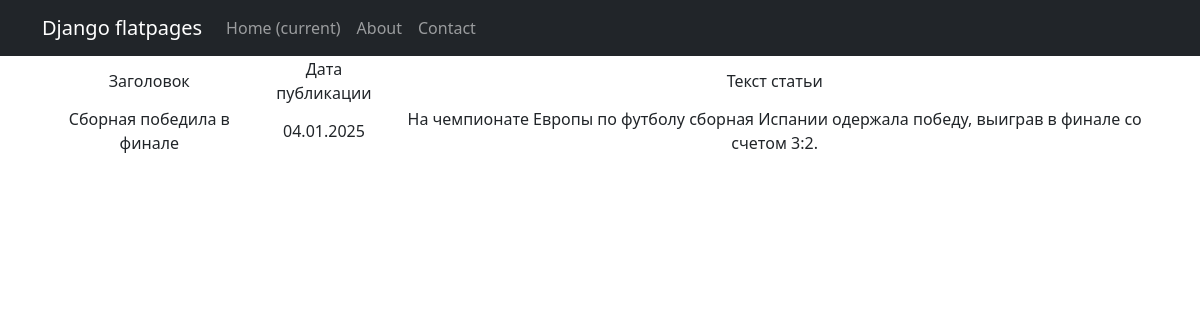
/news/19, run on an earlier commit of the app's database.
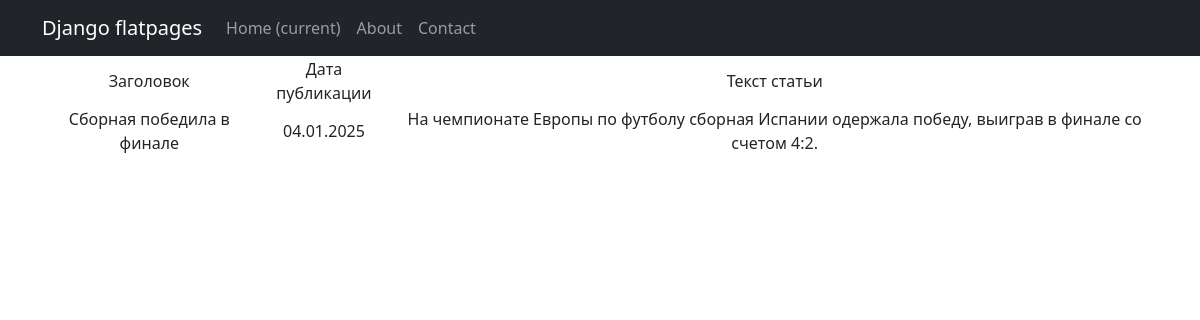
And on a later commit of the database.
### models_app/models.py (models this page shows, shortened)
class Post(models.Model):
    ARTICLE = 'AR'
    NEWS = 'NW'
    POST_TYPE_CHOICES = [
        (ARTICLE, 'Article'),
        (NEWS, 'News'),
    ]
    author = models.ForeignKey(Author, on_delete=models.CASCADE, related_name='posts')
    post_type = models.CharField(max_length=2, choices=POST_TYPE_CHOICES, default=ARTICLE)
    created_at = models.DateTimeField(auto_now_add=True)
    categories = models.ManyToManyField(Category, related_name='posts')
    title = models.CharField(max_length=255)
    content = models.TextField()
    rating = models.IntegerField(default=0)

### models_app/views.py (the view)
# urls.py: path('news/<int:pk>', NewsDetail.as_view(), name='news_by_id'),
class NewsDetail(DetailView):
    model = Post
    queryset = Post.objects.filter(post_type='NW')
    template_name = 'news_item.html'
    context_object_name = 'news_item'

### models_app/templatetags/custom_filters.py (called while the page is built)
@register.filter()
def censor(string):
    bad_words = ["убийство", "фальсификация", "хакеры"]
    if not isinstance(string, str):
        raise ValueError("Фильтр 'censor' можно применять только к строкам.")
    cleaned_string = ''.join(char for char in string if char.isalnum() or char.isspace()) #очистка строки от спец символов (!,$, и т.д.)
    words = cleaned_string.split()
    for word in words:
        if word.lower() in bad_words:
            censored_word = word[0] + "*" * (len(word) - 1)
            string = string.replace(word, censored_word)
    return string

### templates/news_item.html
{% extends 'flatpages/default.html' %}
{% load custom_filters %}
{% block content %}
{% if news_item %}
    <table>
           <tr>
               <td>Заголовок</td>
               <td>Дата публикации</td>
               <td>Текст статьи</td>
           </tr>
           <tr>
               <td>{{ news_item.title|censor }}</td>
               <td>{{ news_item.created_at|date:'d.m.Y' }}</td>
               <td>{{ news_item.content|censor }}</td>
           </tr>
       </table>
{% else %}
    <h2> Новости нет! </h2>
{% endif %}
{% endblock content %}

What changed in the data, as far as the page shows it:
changed Post "Сборная победила в финале": content|censor "На чемпионате Европы по футболу сборная Испании одержала победу, выиграв в финале со счетом 3:2." → "На чемпионате Европы по футболу сборная Испании одержала победу, выиграв в финале со счетом 4:2."
